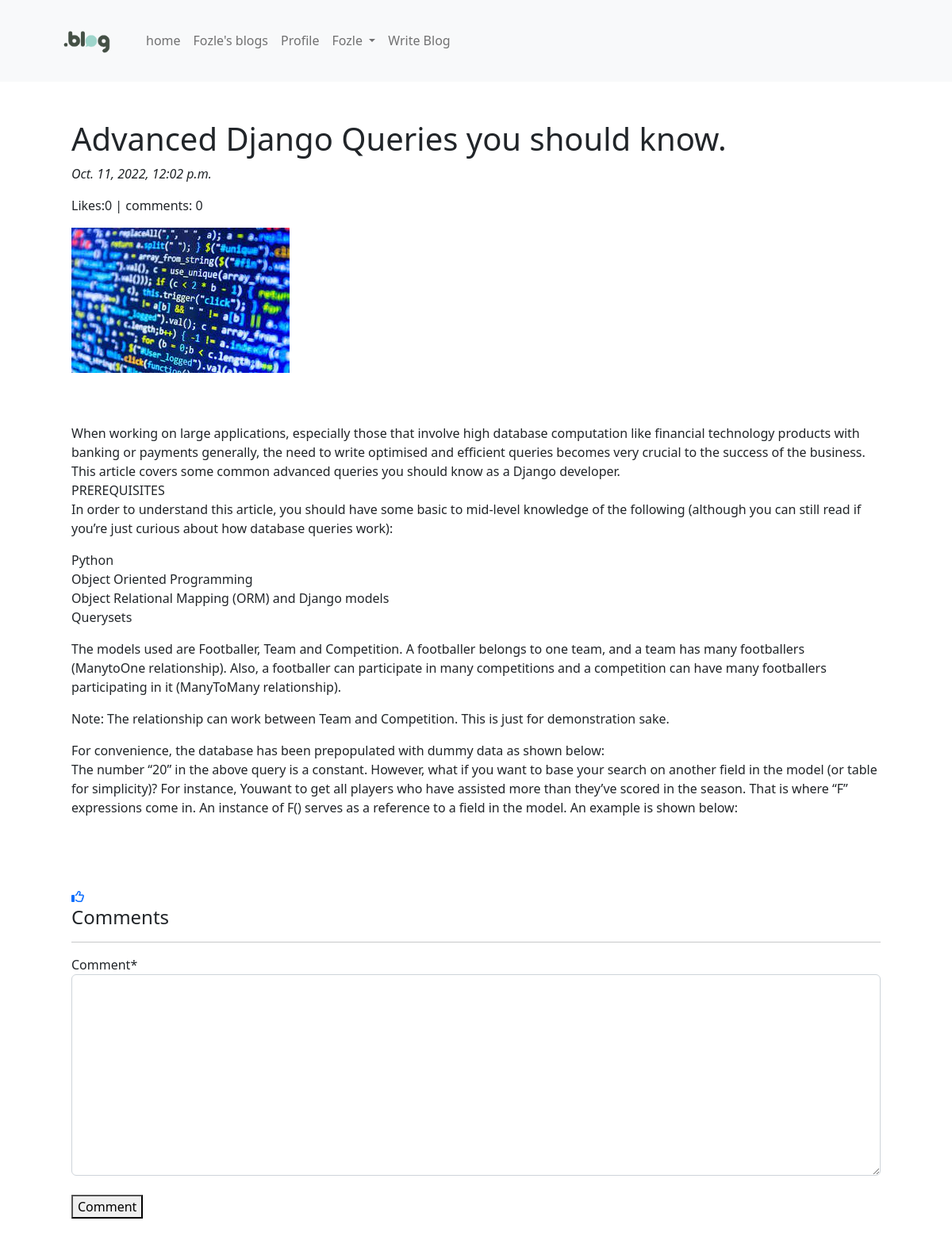
Screenshot of /blog/blog_detail/Advanced-Django-Queries-you-should-know.-1137c551-8dc1-4f89-91ea-bcddcab5aa29/ (signed in) with the database file from the repository.
### blog_app/models.py (models this page shows, shortened)
class Blog(models.Model):
    author = models.ForeignKey(
        User, on_delete=models.CASCADE, related_name='post_author')
    blog_title = models.CharField(max_length=264, verbose_name='put a title')
    slug = models.SlugField(max_length=254, unique=True)
    blog_content = models.TextField(verbose_name='what is in your mind')
    blog_img = models.ImageField(upload_to='blog_images', verbose_name='image')
    publish_date = models.DateTimeField(auto_now_add=True)
    update_date = models.DateTimeField(auto_now=True)
    class Meta:
        ordering = ['-publish_date', ]

### blog_app/views.py (the view, shortened to what this page needs)
# urls.py: path('blog_detail/<str:slug>/', views.blog_detail, name='blog_detail'),
@login_required
def blog_detail(request, slug):
    blog = Blog.objects.get(slug=slug)
    form = CommentForm()
    already_liked = Likes.objects.filter(blog=blog, user=request.user)
    if already_liked:
        liked = True
    else:
        liked = False
    return render(request, 'blog_app/blog_details.html', context={'blog': blog, 'form': form, 'liked': liked})

### blog_app/forms.py
class CommentForm(forms.ModelForm):
    class Meta:
        model = Comment
        fields = ('comment',)

### templates/blog_app/blog_details.html (shortened to what this page needs)
{% extends 'base.html' %}
{% load crispy_forms_tags %}
{% block content %}
<div class="container">
    <h1>{{blog.blog_title}}</h1>
    <i><p>{{blog.publish_date}}</p></i>
    <p>Likes:{{blog.liked_blog.count}} | comments: {{blog.blog_comment.count}}</p>
    <img src="/media/{{blog.blog_img}}" alt="">
    <br>
    <br>
    <br>
    <p>{{blog.blog_content | linebreaks}}</p>
    <br>
    <br>
    <br>
    {% if not Liked %}
    <a href="{% url 'blog_app:like_post' pk=blog.pk %}"><i class="fa-regular fa-thumbs-up"></i></a>
    {% else %}
    <a href="{% url 'blog_app:unliked_post' pk=blog.pk %}"><i class="fa-solid fa-thumbs-up"></i></a>
    {% endif %}
    <br>
    <h4>Comments</h4>
    <hr>
    <form method="POST">
        {{ form | crispy }}
        <br>
        <button type="submit">Comment</button>
    </form>
</div>
{% endblock %}

### templates/base.html (shortened to what this page needs)
<!DOCTYPE html>
<html lang="en">
  <head>
    <link
      href="https://cdn.jsdelivr.net/npm/bootstrap@5.2.2/dist/css/bootstrap.min.css"
      rel="stylesheet"
    />
  </head>
  <body>
    <nav class="navbar navbar-expand-lg bg-light">
      <div class="container-fluid " >
        <a class="navbar-brand ms-5" href="#"><img src="/media/logo.png" alt="" width="100px"></a>
        <div class="collapse navbar-collapse" id="navbarSupportedContent">
          <ul class="navbar-nav me-auto mb-2 mb-lg-0">
            <li class="nav-item">
              <a
                class="nav-link "
                aria-current="page"
                href="{% url 'home'%}"
                >home</a
              >
            </li>
            {% if user.is_authenticated %}
            <li class="nav-item">
              <a
                class="nav-link "
                aria-current="page"
                href="{% url 'blog_app:myblogs'%}"
                >{{user}}'s blogs </a
              >
            </li>
            <li class="nav-item">
              <a
                class="nav-link "
                aria-current="page"
                href="{% url 'login_app:profile'%}"
                >Profile </a
              >
            </li>
            <li class="nav-item dropdown">
              <a
                class="nav-link dropdown-toggle"
                href="#"
                role="button"
                data-bs-toggle="dropdown"
                aria-expanded="false"
              >
                {{user.username}}
              </a>
            </li>
            <li class="nav-item">
              <a
                class="nav-link "
                aria-current="page"
                href="{% url 'blog_app:create-blog'%}"
                >Write Blog</a
              >
            </li>
            {% endif %}
          </ul>
        </div>
      </div>
    </nav>
    <div class="container p-5">{% block content %} {% endblock %}</div>
  </body>
</html>

### rows the page displays
Blog: blog_title "Advanced Django Queries you should know.", publish_date "Oct. 11, 2022, 12:02 p.m.", liked_blog.count "0", blog_comment.count "0", blog_img (picture), blog_content "When working on large applications, especially those that involve high database computation like financial technology products with banking or payments generally, the need to write optimised and efficient queries becomes very crucial to the success of the business. This article covers some common advanced queries you should know as a Django developer. PREREQUISITES In order to understand this article, you should have some basic to mid-level knowledge of the following (although you can still read if you’re just curious about how database queries work): Python Object Oriented Programming Object Relational Mapping (ORM) and Django models Querysets The models used are Footballer, Team and…"

### other values shown
{{ user }} "Fozle"
{{ user.username }} "Fozle"
